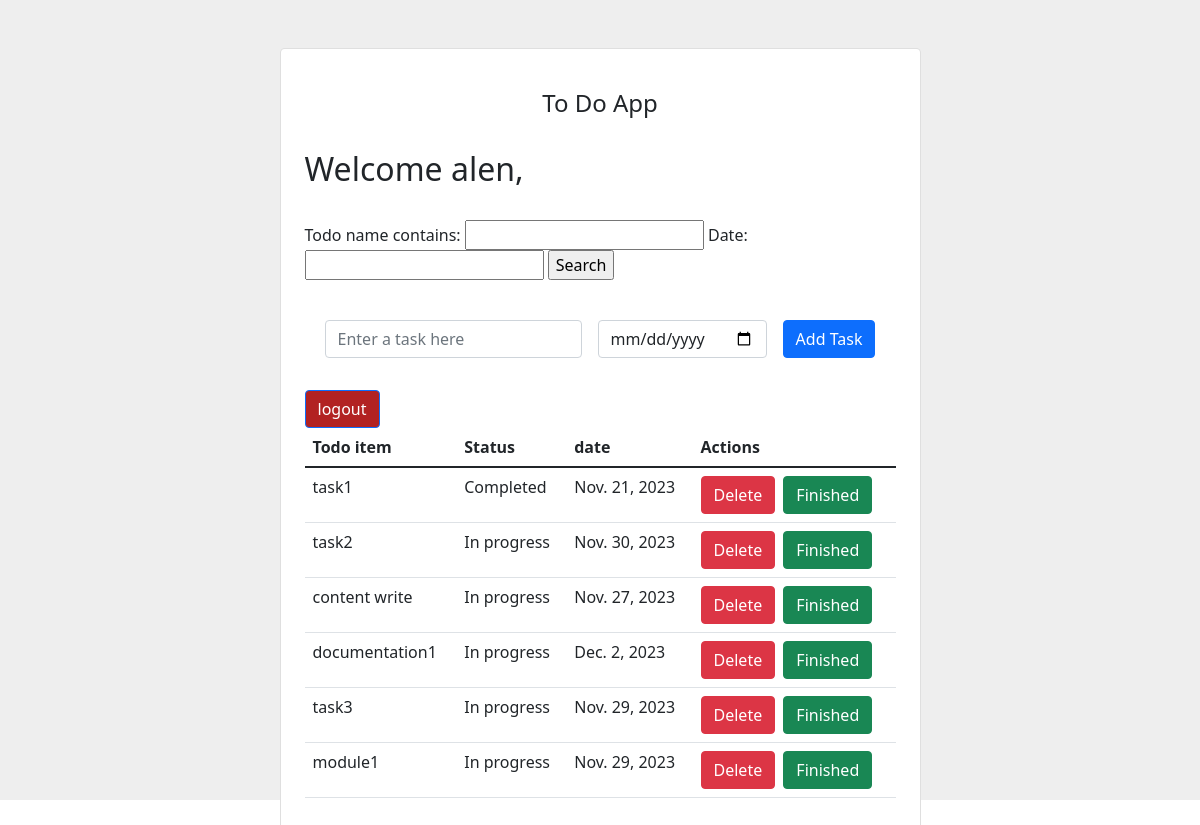
/ (signed in), run on the app's committed database.
### todoApp/models.py (models this page shows)
class todo(models.Model):
    user=models.ForeignKey(User,on_delete=models.CASCADE)
    todo_name= models.CharField(max_length=1000)
    status=models.BooleanField(default=False)
    date=models.DateField()
    def __str__(self):
        return self.todo_name

### todoApp/views.py (the view)
# urls.py: path('',views.home,name='home-page'),
@login_required
def home(request):
    if request.method=='POST':
       task=request.POST.get('task')
       date=request.POST.get('date')
       new_todo=todo(user=request.user,todo_name=task,date=date)
       new_todo.save()
    all_todos=todo.objects.filter(user=request.user)
    myFilter= todoFilter(request.GET,queryset=all_todos)
    all_todos= myFilter.qs
    context={
       'todos':all_todos,'myFilter':myFilter
    }
    return render(request,'todo.html',{'todos':all_todos,'myFilter':myFilter})

### templates/todo.html (shortened to what this page needs)
<head>
</head>
<link rel="stylesheet" href="https://cdn.jsdelivr.net/npm/bootstrap@5.1.3/dist/css/bootstrap.min.css">
<section class="vh-100" style="background-color: #eee;">
    <div class="container py-5 h-100">
      <div class="row d-flex justify-content-center align-items-center h-100">
        <div class="col col-lg-9 col-xl-7">
          <div class="card rounded-3">
            <div class="card-body p-4">
              <h4 class="text-center my-3 pb-3">To Do App</h4>
              <h2>Welcome {{ user }},</h2>
              <br>
              <form method="get">
                {{myFilter.form}}
                <input type="submit" value="Search">
              </form>
              <br>
              <form method="POST" class="row row-cols-lg-auto g-3 justify-content-center align-items-center mb-4 pb-2">
                <div class="col-12">
                  <div class="form-outline">
                    <input type="text" id="form1" class="form-control" name="task" placeholder="Enter a task here"/>
                  </div>
                </div>
                <div class="col-12">
                  <div class="form-outline">
                    <input type="date" id="form1" class="form-control" name="date" />
                  </div>
                </div>
                <div class="col-12">
                  <button type="submit" class="btn btn-primary">Add Task</button>
                </div>
              </form>
              <a href="{% url 'logout' %}"><button style="background: firebrick; color:white;" type="submit" class="btn btn-primary">logout</button></a>
              <table class="table mb-4">
                <thead>
                  <tr>
                    <th scope="col">Todo item</th>
                    <th scope="col">Status</th>
                    <th scope="col">date</th>
                    <th scope="col">Actions</th>
                  </tr>
                </thead>
                <tbody>
                  {% for i in todos %}
                  <tr>
                    <td>{{i.todo_name}}</td>
                    {% if i.status == True %}
                      <td>Completed</td>
                    {% else %}
                      <td>In progress</td>
                    {% endif %}
                    <td>{{i.date}}</td>
                    <td>
                      <a href="{% url 'delete' i.todo_name %}"><button type="submit" class="btn btn-danger">Delete</button></a>
                      <a href="{% url 'update' i.todo_name %}"><button type="submit" class="btn btn-success ms-1">Finished</button></a>
                    </td>
                  </tr>
                  {% endfor %}
                </tbody>
              </table>
            </div>
          </div>
        </div>
      </div>
    </div>
  </section>

### data on the page
todo: todo_name "task1", status "Completed", date "Nov. 21, 2023"
todo: todo_name "task2", status "In progress", date "Nov. 30, 2023"
todo: todo_name "content write", status "In progress", date "Nov. 27, 2023"
todo: todo_name "documentation1", status "In progress", date "Dec. 2, 2023"
todo: todo_name "task3", status "In progress", date "Nov. 29, 2023"
todo: todo_name "module1", status "In progress", date "Nov. 29, 2023"

### other printed values
{{ user }} "alen"
